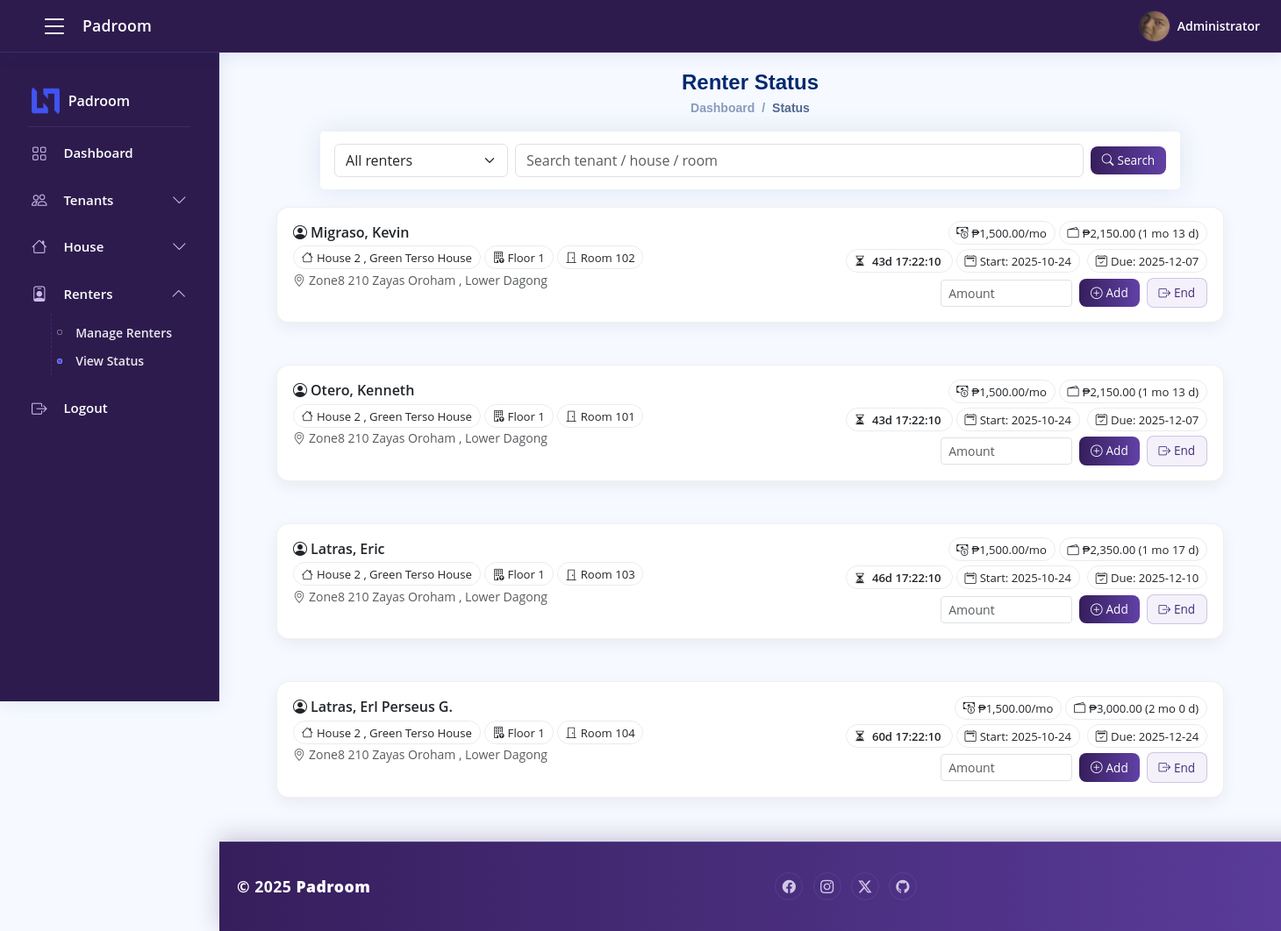
Page /admin/renters_status.php (signed in) on the committed database.
### tables this page shows
CREATE TABLE `renters` (
  `id` bigint(20) UNSIGNED NOT NULL,
  `tenant_id` bigint(20) UNSIGNED NOT NULL,
  `room_id` bigint(20) UNSIGNED NOT NULL,
  `start_date` date NOT NULL,
  `due_date` date NOT NULL,
  `monthly_rate` decimal(10,2) NOT NULL,
  `total_paid` decimal(10,2) NOT NULL DEFAULT 0.00,
  `status` enum('active','ended') NOT NULL DEFAULT 'active',
  `created_at` timestamp NOT NULL DEFAULT current_timestamp()
);

CREATE TABLE `tenants` (
  `id` bigint(20) UNSIGNED NOT NULL,
  `first_name` varchar(100) NOT NULL,
  `middle_name` varchar(100) DEFAULT NULL,
  `last_name` varchar(100) NOT NULL,
  `gender` varchar(20) NOT NULL,
  `age` int(11) NOT NULL,
  `civil_status` varchar(50) DEFAULT NULL,
  `contact_no` varchar(50) NOT NULL,
  `emergency_name` varchar(150) DEFAULT NULL,
  `emergency_contact` varchar(50) DEFAULT NULL,
  `address` text DEFAULT NULL,
  `is_archived` tinyint(1) NOT NULL DEFAULT 0,
  `archived_at` datetime DEFAULT NULL,
  `created_at` datetime NOT NULL DEFAULT current_timestamp()
);

CREATE TABLE `houses` (
  `id` bigint(20) UNSIGNED NOT NULL,
  `name` varchar(100) NOT NULL,
  `address` varchar(255) DEFAULT NULL,
  `notes` text DEFAULT NULL,
  `is_archived` tinyint(1) NOT NULL DEFAULT 0,
  `archived_at` datetime DEFAULT NULL,
  `created_at` timestamp NOT NULL DEFAULT current_timestamp(),
  `updated_at` timestamp NOT NULL DEFAULT current_timestamp() ON UPDATE current_timestamp()
);

CREATE TABLE `floors` (
  `id` bigint(20) UNSIGNED NOT NULL,
  `house_id` bigint(20) UNSIGNED NOT NULL,
  `floor_label` varchar(20) NOT NULL,
  `sort_order` int(11) NOT NULL DEFAULT 0,
  `created_at` timestamp NOT NULL DEFAULT current_timestamp(),
  `updated_at` timestamp NOT NULL DEFAULT current_timestamp() ON UPDATE current_timestamp()
);

CREATE TABLE `rooms` (
  `id` bigint(20) UNSIGNED NOT NULL,
  `floor_id` bigint(20) UNSIGNED NOT NULL,
  `room_label` varchar(30) NOT NULL,
  `capacity` int(11) DEFAULT NULL,
  `status` enum('vacant','occupied','maintenance') NOT NULL DEFAULT 'vacant',
  `notes` text DEFAULT NULL,
  `created_at` timestamp NOT NULL DEFAULT current_timestamp(),
  `updated_at` timestamp NOT NULL DEFAULT current_timestamp() ON UPDATE current_timestamp()
);

### admin/renters_status.php (the view, shortened to what this page needs)
<?php
require_once __DIR__ . '/../inclusions/connection.php';
$BASE = rtrim(dirname($_SERVER['SCRIPT_NAME']), '/');
function has_column(mysqli $conn, $table, $col){
  $sql = "SELECT COUNT(*) FROM INFORMATION_SCHEMA.COLUMNS
          WHERE TABLE_SCHEMA = DATABASE() AND TABLE_NAME=? AND COLUMN_NAME=?";
  $stmt = $conn->prepare($sql);
  $stmt->bind_param("ss", $table, $col);
  $stmt->execute(); $stmt->bind_result($n); $stmt->fetch(); $stmt->close();
  return (int)$n > 0;
}
$bucket = $_GET['bucket'] ?? 'all';
$search = trim($_GET['q'] ?? '');
$hasHouseArchive = has_column($conn,'houses','is_archived');
$where=[]; $params=[]; $types="";
if     ($bucket==='soon')    $where[]="ren.status='active' AND DATEDIFF(ren.due_date, CURDATE()) BETWEEN 0 AND 7";
elseif ($bucket==='overdue') $where[]="ren.status='active' AND ren.due_date < CURDATE()";
else                         $where[]="(ren.status IN ('active','completed'))";
if ($hasHouseArchive) $where[]="h.is_archived=0";
$wsql = $where ? ("WHERE ".implode(" AND ", $where)) : "";
$sql = "
  SELECT ren.id AS renter_id, ren.tenant_id, ren.room_id, ren.start_date, ren.due_date, ren.monthly_rate,
         ren.total_paid, ren.status AS renter_status,
         t.first_name, t.middle_name, t.last_name,
         r.room_label, r.capacity, r.notes,
         f.floor_label, h.name AS house_name, h.address
  FROM renters ren
  JOIN tenants t ON t.id=ren.tenant_id
  JOIN rooms r   ON r.id=ren.room_id
  JOIN floors f  ON f.id=r.floor_id
  JOIN houses h  ON h.id=f.house_id
  $wsql
  ORDER BY
    (ren.status='active' AND ren.due_date < CURDATE()) DESC,
    (ren.status='active' AND DATEDIFF(ren.due_date, CURDATE()) BETWEEN 0 AND 7) DESC,
    ren.due_date ASC, ren.id DESC
";
$stmt = $conn->prepare($sql);
$stmt->execute();
$res = $stmt->get_result();
$rows = $res->fetch_all(MYSQLI_ASSOC);
function full_name($r){
  return $r['last_name'].', '.$r['first_name'].(
    empty($r['middle_name'])?'':' '.strtoupper(substr($r['middle_name'],0,1)).'.'
  );
}
function paid_breakdown(float $total_paid, float $rate): array {
  $months  = (int) floor($total_paid / $rate);
  $rem     = $total_paid - ($months * $rate);
  $days    = (int) floor($rem / ($rate/30.0));
  return [$months, $days];
}
?>
<!DOCTYPE html>
<html lang="en">
<head>
  <link href="<?= $BASE ?>/../assets/vendor/bootstrap/css/bootstrap.min.css" rel="stylesheet">
  <link href="<?= $BASE ?>/../assets/vendor/bootstrap-icons/bootstrap-icons.css" rel="stylesheet">
  <link href="<?= $BASE ?>/../assets/css/style.css" rel="stylesheet">
</head>
<body class="d-flex flex-column min-vh-100">
  <?php include __DIR__ . '/../admin/topbar.php'; ?>
  <?php include __DIR__ . '/../admin/sidebar.php'; ?>
  <main id="main" class="main flex-grow-1">
    <div class="page-wrap">
      <div class="pagetitle text-center mb-3">
        <h1 class="h4 mb-1">Renter Status</h1>
        <nav>
          <ol class="breadcrumb justify-content-center">
            <li class="breadcrumb-item"><a href="<?= $BASE ?>/dashboard.php">Dashboard</a></li>
            <li class="breadcrumb-item active">Status</li>
          </ol>
        </nav>
      </div>
      <div class="card toolbar" style="max-width: 980px;">
        <div class="card-body">
          <form class="row g-2 justify-content-center align-items-center" method="get">
            <div class="col-12 col-md-auto">
              <select name="bucket" class="form-select">
                <?php
                  $opts = ['all'=>'All renters','soon'=>'Due Soon (≤ 7 days)','overdue'=>'Overdue'];
                  foreach($opts as $k=>$label){
                    $sel = $bucket===$k ? 'selected' : '';
                    echo "<option value=\"$k\" $sel>$label</option>";
                  }
                ?>
              </select>
            </div>
            <div class="col-12 col-md">
              <input type="text" name="q" class="form-control" placeholder="Search tenant / house / room" value="<?= htmlspecialchars($search) ?>">
            </div>
            <div class="col-12 col-md-auto">
              <button class="gradient-btn"><i class="bi bi-search me-1"></i>Search</button>
            </div>
          </form>
        </div>
      </div>
      <?php if (empty($rows)): ?>
        <div class="alert alert-light border text-center mt-3">No renters found for this filter.</div>
      <?php else: ?>
        <div class="results-stack">
          <?php foreach ($rows as $r): ?>
            <?php
              $name   = full_name($r);
              $due    = $r['due_date'];
              $rate   = (float)$r['monthly_rate'];
              $paid   = (float)$r['total_paid'];
              [$mPaid,$dPaid] = paid_breakdown($paid, max(0.01,$rate));
              $days  = (int)((strtotime($due) - strtotime(date('Y-m-d'))) / 86400);
              $bucketClass = ($r['renter_status']==='completed') ? '' :
                             ($days < 0 ? 'overdue' : ($days <= 7 ? 'soon' : ''));
            ?>
            <div class="card card-renter">
              <div class="card-body d-flex justify-content-between align-items-start flex-wrap gap-2">
                <div>
                  <div class="fw-semibold mb-1"><i class="bi bi-person-circle me-1"></i><?= htmlspecialchars($name) ?></div>
                  <div class="mb-1">
                    <span class="chip"><i class="bi bi-house me-1"></i><?= htmlspecialchars($r['house_name']) ?></span>
                    <span class="chip"><i class="bi bi-building-up me-1"></i><?= htmlspecialchars($r['floor_label']) ?></span>
                    <span class="chip"><i class="bi bi-door-closed me-1"></i><?= htmlspecialchars($r['room_label']) ?></span>
                  </div>
                  <?php if (!empty($r['address'])): ?>
                    <div class="small text-muted"><i class="bi bi-geo-alt me-1"></i><?= htmlspecialchars($r['address']) ?></div>
                  <?php endif; ?>
                </div>
                <div class="text-end" style="min-width:280px;">
                  <div class="mb-2">
                    <span class="chip"><i class="bi bi-cash-coin me-1"></i>₱<?= number_format($rate,2) ?>/mo</span>
                    <span class="chip"><i class="bi bi-wallet2 me-1"></i>₱<?= number_format($paid,2) ?> (<?= $mPaid ?> mo <?= $dPaid ?> d)</span>
                  </div>
                  <div class="mb-2">
                    <span class="chip">
                      <i class="bi bi-hourglass-split me-1"></i>
                      <span class="countdown <?= $bucketClass ?>" data-duedate="<?= htmlspecialchars($due) ?>"></span>
                    </span>
                    <span class="chip ms-1"><i class="bi bi-calendar2-event me-1"></i>Start: <?= htmlspecialchars($r['start_date']) ?></span>
                    <span class="chip ms-1"><i class="bi bi-calendar2-check me-1"></i>Due: <?= htmlspecialchars($due) ?></span>
                  </div>
                  <?php if ($r['renter_status']==='active'): ?>
                    <div class="d-flex justify-content-end align-items-center gap-2">
                      <form method="post" class="d-flex align-items-center gap-2" onsubmit="return validatePayment(this)">
                        <input type="number" name="pay_amount" step="0.01" min="0" class="form-control form-control-sm" style="max-width:150px" placeholder="Amount">
                        <button class="gradient-btn btn-sm"><i class="bi bi-plus-circle me-1"></i>Add</button>
                      </form>
                      <button type="button" class="btn-soft btn-sm" data-renter="<?= (int)$r['renter_id'] ?>" onclick="confirmEnd(this)">
                        <i class="bi bi-box-arrow-right me-1"></i>End
                      </button>
                    </div>
                  <?php else: ?>
                    <span class="badge bg-secondary-subtle text-secondary border border-secondary-subtle mt-2">completed</span>
                  <?php endif; ?>
                </div>
              </div>
            </div>
          <?php endforeach; ?>
        </div>
      <?php endif; ?>
    </div>
  </main>
  <?php include __DIR__ . '/../admin/footer.php'; ?>
</body>
</html>

### assets/css/style.css (style rules this page uses)
:root { scroll-behavior: smooth; }
body { font-family: "Open Sans", sans-serif; background: #f6f9ff; color: #444444; }
a { color: #4154f1; text-decoration: none; }
h1, h2, h3, h4, h5, h6 { font-family: "Nunito", sans-serif; }
#main { margin-top: 60px; padding: 20px 30px; transition: all 0.3s; }
.pagetitle { margin-bottom: 10px; }
.pagetitle h1 { font-size: 24px; margin-bottom: 0; font-weight: 600; color: #012970; }
.card { margin-bottom: 30px; border: none; border-radius: 5px; box-shadow: 0px 0 30px rgba(1, 41, 112, 0.1); }
.card-body { padding: 0 20px 20px 20px; }
.breadcrumb { font-size: 14px; font-family: "Nunito", sans-serif; color: #899bbd; font-weight: 600; }
.breadcrumb a { color: #899bbd; transition: 0.3s; }
.breadcrumb .breadcrumb-item::before { color: #899bbd; }
.breadcrumb .active { color: #51678f; font-weight: 600; }
@media (min-width: 1200px) { #main, #footer { margin-left: 300px; } }

### admin/renters_status.php (style rules this page uses)
:root { --pad-primary:#361E5C; --pad-accent:#6141A6; --pad-text:#fff; }
.main { margin-top:60px; padding:24px 16px 28px 16px; transition:all .3s; }
@media (min-width: 992px) { .main { margin-left:250px; } }
.page-wrap { max-width: 1080px; margin: 0 auto; }
.toolbar { margin: 0 auto 20px auto; }
.toolbar .card-body { padding: 14px 16px; }
.results-stack { display:flex; flex-direction:column; gap:18px; margin-top:14px; }
.card-renter { border:1px solid rgba(0,0,0,.06); border-radius:14px; box-shadow:0 6px 18px rgba(0,0,0,.06); transition: box-shadow .25s ease, transform .25s ease; background:#fff; }
.card-renter .card-body { padding: 16px 18px; }
.gradient-btn { background: linear-gradient(90deg,var(--pad-primary),var(--pad-accent)); color:#fff; border:none; border-radius:8px; font-size:.85rem; padding:.38rem .8rem; transition:all .18s ease; }
.btn-soft { background:#f4f1fb; border:1px solid rgba(97,65,166,.25); color:#432d7a; border-radius:8px; font-size:.85rem; padding:.38rem .8rem; transition:all .18s ease; }
.chip { background:#fff; border:1px solid rgba(0,0,0,.08); padding:.22rem .55rem; border-radius:999px; font-size:.82rem; }
.countdown { font-variant-numeric: tabular-nums; font-weight:600; }

### admin/topbar.php (style rules this page uses)
:root { --topbar-bg:#2D1B4E; --topbar-border:#3E2B64; --topbar-text:#FFFFFF; --topbar-muted:#CBB9E8; --topbar-hover:rgba(255,255,255,.12); --topbar-dropdown-bg:#1E1540; --topbar-dropdown-border:#3E2B64; }

### admin/sidebar.php (style rules this page uses)
:root { --sidebar-bg:#2D1B4E; --sidebar-border:#3E2B64; --sidebar-text:#FFFFFF; --sidebar-muted:#CBB9E8; --sidebar-hover:rgba(255,255,255,.1); --sidebar-active:rgba(255,255,255,.15); }
@media (min-width: 992px) { body:not(.toggle-sidebar) #main { margin-left:250px; } }

### admin/footer.php (style rules this page uses)
:root { --footer-bg: linear-gradient(90deg, #361E5C 0%, #6141A6 100%); --footer-text:#ffffff; --footer-muted:#d2c6e9; --footer-border:rgba(255,255,255,0.08); }

### rows in the picture
renters: tenant.middle_name "Migraso, Kevin", houses.name "House 2 , Green Terso House", floors.floor_label "Floor 1", room.room_label "Room 102", houses.address "Zone8 210 Zayas Oroham , Lower Dagong", monthly_rate "1,500.00", total_paid "2,150.00", mPaid "1", dPaid "13", start_date "2025-10-24", due_date "2025-12-07"
renters: tenant.middle_name "Otero, Kenneth", houses.name "House 2 , Green Terso House", floors.floor_label "Floor 1", room.room_label "Room 101", houses.address "Zone8 210 Zayas Oroham , Lower Dagong", monthly_rate "1,500.00", total_paid "2,150.00", mPaid "1", dPaid "13", start_date "2025-10-24", due_date "2025-12-07"
renters: tenant.middle_name "Latras, Eric", houses.name "House 2 , Green Terso House", floors.floor_label "Floor 1", room.room_label "Room 103", houses.address "Zone8 210 Zayas Oroham , Lower Dagong", monthly_rate "1,500.00", total_paid "2,350.00", mPaid "1", dPaid "17", start_date "2025-10-24", due_date "2025-12-10"
renters: tenant.middle_name "Latras, Erl Perseus G.", houses.name "House 2 , Green Terso House", floors.floor_label "Floor 1", room.room_label "Room 104", houses.address "Zone8 210 Zayas Oroham , Lower Dagong", monthly_rate "1,500.00", total_paid "3,000.00", mPaid "2", dPaid "0", start_date "2025-10-24", due_date "2025-12-24"

### other values in the picture
$displayName "Administrator"
form field bucket "All renters"
